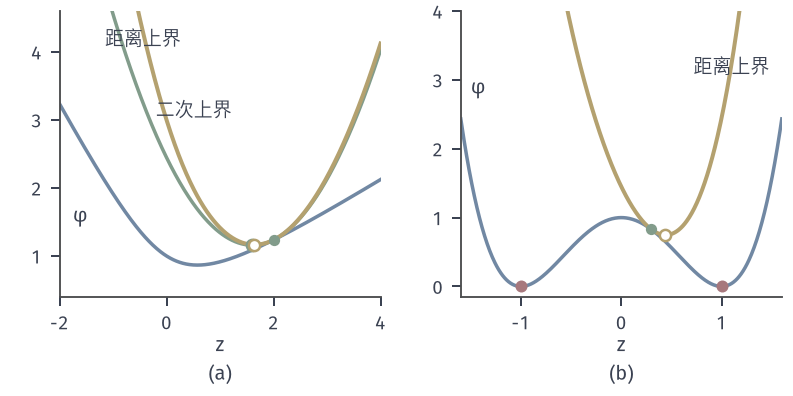

Python code for this plot:
from pathlib import Path
import sys
sys.path.insert(0, str(Path(__file__).resolve().parents[1]))
from block_common import *
HERE = Path(__file__).resolve().parent
# (a) phi(z)=sqrt(1+z^2)-z/2 at x=2: quadratic bound (L=1) and proximal bound (beta=1). (b) phi(z)=(z^2-1)^2 at x=0.3: proximal term beta=10 makes the model strongly convex.
phi = lambda z: np.sqrt(1+z*z)-z/2; dphi = lambda z: z/np.sqrt(1+z*z)-.5
fig, (a, b) = figure(width_mm=112, height_mm=56, ncols=2)
panel(fig, .075, .985, .97, .25, wspace=.25)
z = np.linspace(-2, 4, 500); x = 2.; g = dphi(x); p0 = phi(x)
qu = p0+g*(z-x)+.5*(z-x)**2; pr = phi(z)+.5*(z-x)**2
a.plot(z, phi(z), color=BLUE, lw=1.4); a.plot(z, qu, color=GREEN, lw=1.4); a.plot(z, pr, color=YELLOW, lw=1.6)
pm = z[np.argmin(pr)]; a.plot([x], [p0], 'o', color=GREEN, ms=4.5, mew=0, zorder=5); a.plot([x-g], [p0+g*(-g)+.5*g*g], 'o', mfc='white', mec=GREEN, ms=4.5, zorder=5); a.plot([pm], [pr.min()], 'o', mfc='white', mec=YELLOW, ms=4.5, zorder=5)
a.text(-1.75, 1.5, r'$\varphi$', fontsize=8, color=INK); a.text(-.2, 3.05, '二次上界', fontsize=7.5, color=INK); a.text(-1.15, 4.1, '距离上界', fontsize=7.5, color=INK)
a.set_xlim(-2, 4); a.set_ylim(.4, 4.6); a.set_xlabel('$z$', labelpad=1)
z = np.linspace(-1.6, 1.6, 500); x = .3; ph = (z*z-1)**2; u = ph+5*(z-x)**2
b.plot(z, ph, color=BLUE, lw=1.4); b.plot(z, u, color=YELLOW, lw=1.6)
um = z[np.argmin(u)]; b.plot([x], [(x*x-1)**2], 'o', color=GREEN, ms=4.5, mew=0, zorder=5); b.plot([um], [u.min()], 'o', mfc='white', mec=YELLOW, ms=4.5, zorder=5); opt(b, -1, 0); opt(b, 1, 0)
b.text(-1.5, 2.8, r'$\varphi$', fontsize=8, color=INK); b.text(.72, 3.1, '距离上界', fontsize=7.5, color=INK)
b.set_xlim(-1.6, 1.6); b.set_ylim(-.15, 4); b.set_xlabel('$z$', labelpad=1)
tag(fig, a, '(a)'); tag(fig, b, '(b)')
save(fig, HERE, 'figure', {'prox_min': float(pm), 'nonconvex_prox_min': float(um)})
print(pm, um)
